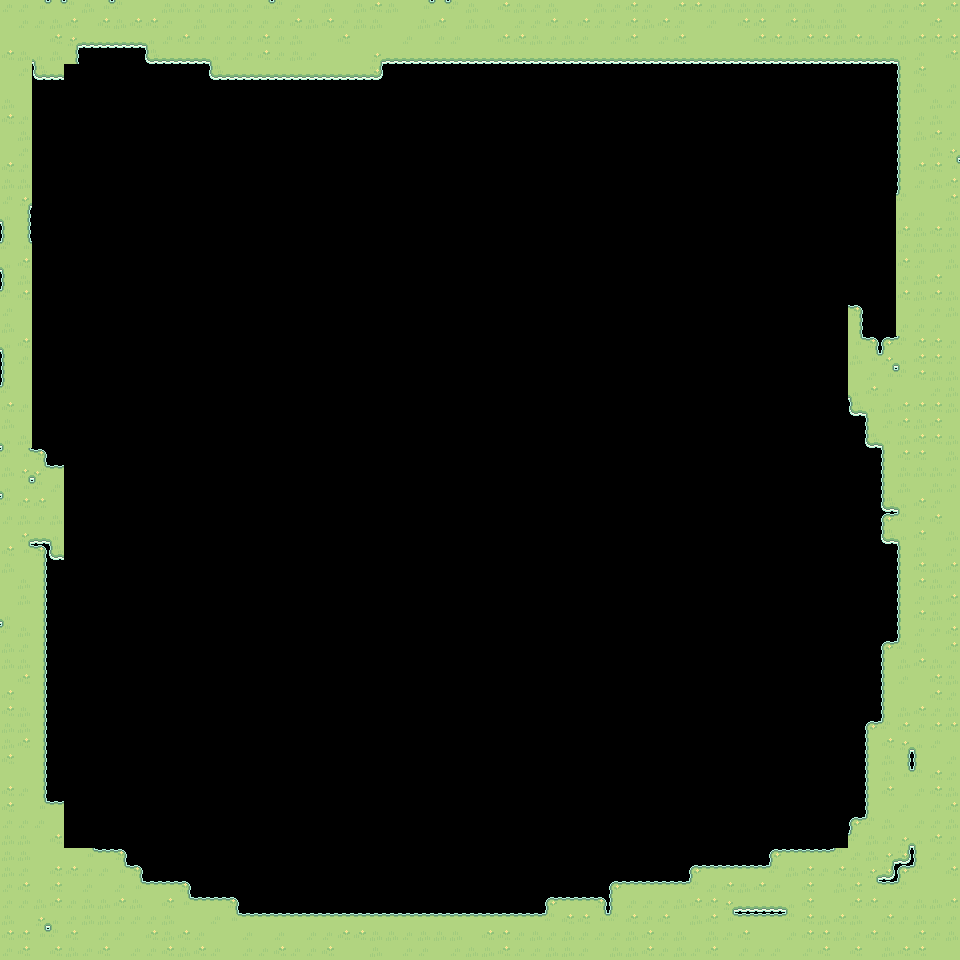

A level layout from a 2D game, rendered from its tile map. Below: a short description, then the map file with tile-grid data replaced by summaries:
An orthogonal 60x60 tile map with 16x16 px tiles, 1 tile layer (terrain), 2 tilesets and 2 objects (finish-line, ball-spawn).

<map version="1.10" tiledversion="1.12.2" orientation="orthogonal" renderorder="right-down" width="60" height="60" tilewidth="16" tileheight="16" infinite="0" nextlayerid="3" nextobjectid="8">
 <properties>
  <property name="boost_line-capacity" type="float" value="20000" />
  <property name="cannon-count" type="int" value="3" />
  <property name="line-capacity" type="float" value="20000" />
 </properties>
 <tileset firstgid="1" source="tileset.tsx" />
 <tileset firstgid="289" source="../act-3/tileset.tsx" />
 <layer id="1" name="terrain" width="60" height="60">
  <data>[3600 cells, 928 non-empty, 19 distinct tile ids]</data>
 </layer>
 <objectgroup id="2" name="game">
  <object id="2" name="finish-line" x="790.424" y="69.2486">
   <polygon points="0,0 -5.0909,57.4188 106.909,57.4188 106.909,-1.24823" />
  </object>
  <object id="3" name="ball-spawn" x="71.3333" y="691.333">
   <point />
  </object>
 </objectgroup>
</map>
